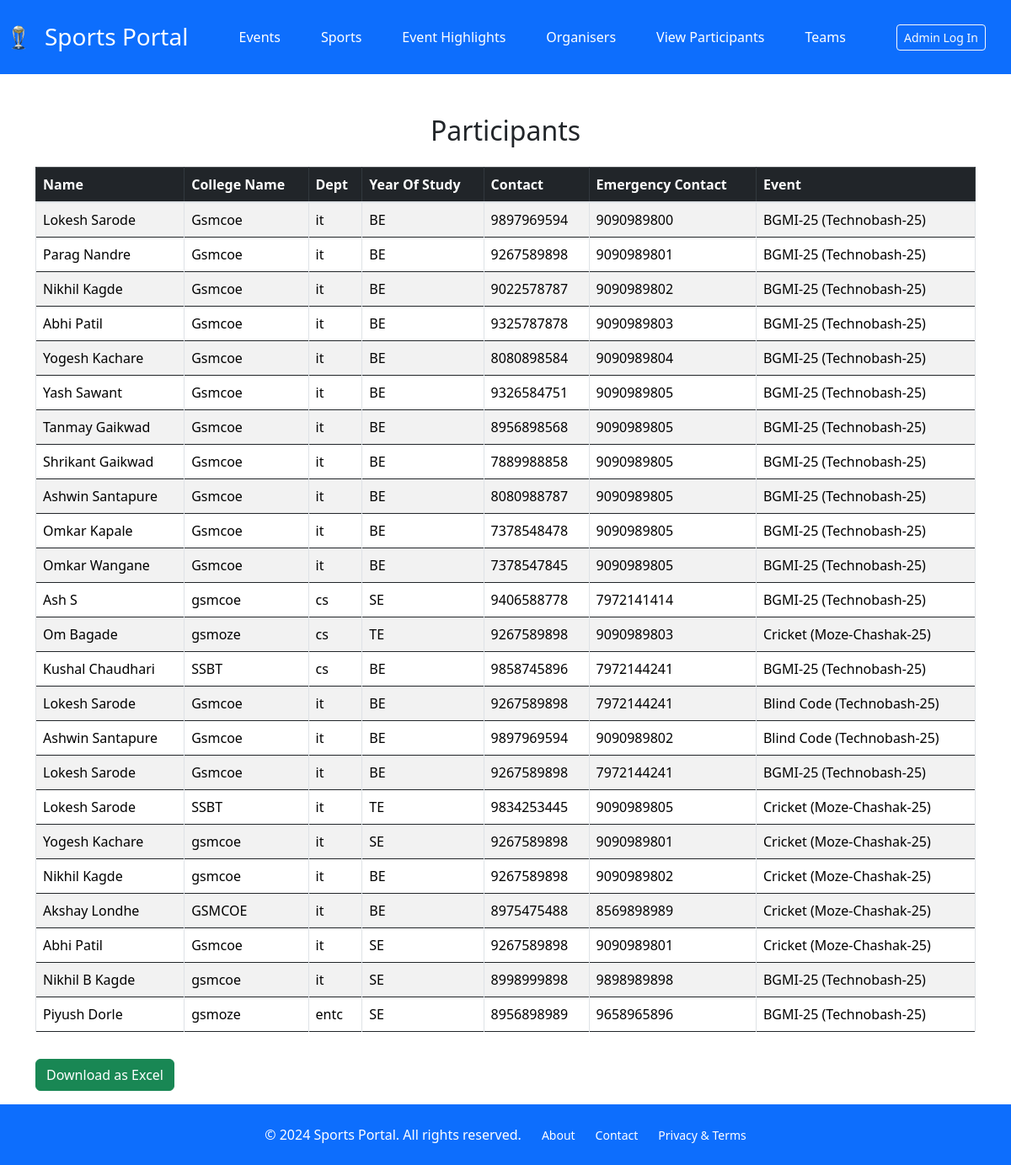
The page /registration/view-participants/ on the database its author committed.
### registrationapp/models.py (models this page shows, shortened)
class Participant(models.Model):
    DEPT_CHOICES = [
        ('cs', 'CS'),
        ('it', 'IT'),
        ('entc', 'ENTC'),
        ('civil', 'CIVIL'),
        ('mechanical', 'MECHANICAL'),
        ('aids', 'AIDS'),
        ('aiml', 'AIML'),
        ('mba', 'MBA'),
        ('mca', 'MCA'),
        ('pharmacy', 'PHARMACY'),
    ]
    YEAR_OF_STUDY = [
        ('fe', 'FE'),
        ('se', 'SE'),
        ('te', 'TE'),
        ('be', 'BE'),
    ]
    full_name = models.CharField(max_length=100)  # Name of the participant or team leader
    email = models.EmailField()  # Participant's email
    college_name = models.CharField(max_length=100)  # Name of the college
    dept = models.CharField(max_length=50, choices=DEPT_CHOICES, default="")
    year_of_study = models.CharField(max_length=2, choices=YEAR_OF_STUDY, default="")
    contact_number = models.CharField(max_length=10)  # Contact number
    emergency_contact = models.CharField(max_length=10)  # Contact number
    sub_event = models.ForeignKey(SubEvent, on_delete=models.CASCADE, related_name='participants')  # Linked to SubEvent
    payment_id = models.CharField(max_length=100, blank=True, null=True)
    class Meta:
        unique_together = ('email', 'sub_event')

### events/models.py (models this page shows, shortened)
class SubEvent(models.Model):
    main_event = models.ForeignKey(MainEvent, on_delete=models.CASCADE, related_name='sub_events')  # Linked to MainEvent
    dept = models.CharField(max_length=50, default="")
    name = models.CharField(max_length=100)  # Sub-event name (e.g., Cricket, Coding Competition)
    description = models.TextField(blank=True, null=True)  # Optional description of the sub-event
    date = models.DateField()  # Date of the sub-event
    time = models.TimeField()  # Time of the sub-event
    venue = models.CharField(max_length=200)  # Venue location
    fees = models.DecimalField(max_digits=10, decimal_places=2, default=0.00)
    def __str__(self):
        return f"{self.name} ({self.main_event.name})"

class MainEvent(models.Model):
    name = models.CharField(max_length=100)  # Main event name
    description = models.TextField(blank=True, null=True)  # Description of the main event
    start_date = models.DateField()  # Start date of the event
    end_date = models.DateField()  # End date of the event

### registrationapp/views.py (the view)
# urls.py: path('view-participants/', ParticipantListView.as_view(), name="view-participants"),
class ParticipantListView(ListView):
    model = Participant
    template_name = "view-participants.html"
    context_object_name = "view_participants"

### templates/view-participants.html (shortened to what this page needs)
{% extends "base.html" %}
{% block body %}
<div class="container mt-5">
    <h2 class="text-center mb-4">Participants</h2>
    <div class="table-responsive">
        <table class="table table-bordered table-striped">
            <thead class="table-dark">
                <tr>
                    <th>Name</th>
                    <th>College Name</th>
                    <th>Dept</th>
                    <th>Year Of Study</th>
                    <th>Contact</th>
                    <th>Emergency Contact</th>
                    <th>Event</th>
                </tr>
            </thead>
            <tbody>
                {% for participant in view_participants %}
                <tr>
                    <td>{{ participant.full_name }}</td>
                    <td>{{ participant.college_name }}</td>
                    <td>{{ participant.dept }}</td>
                    <td>{{ participant.year_of_study }}</td>
                    <td>{{ participant.contact_number }}</td>
                    <td>{{ participant.emergency_contact }}</td>
                    <td>{{ participant.sub_event }}</td>
                </tr>
                {% empty %}
                <tr>
                    <td colspan="5" class="text-center">No participants registered yet.</td>
                </tr>
                {% endfor %}
            </tbody>
        </table>
    </div>
    <a href="{% url 'download_participants_excel' %}" class="btn btn-success my-3">
        Download as Excel
    </a>
</div>
{% endblock body %}

### static/css/base.css (style rules this page uses)
:root { --primary-color: #3F52A1; --secondary-color: #7191E6; }
body { margin: 0; padding: 0; font-family: 'Montserrat', sans-serif; color: #000; display: flex; flex-direction: column; min-height: 100vh; }

### rows shown on the page
Participant: full_name "Lokesh Sarode", college_name "Gsmcoe", dept "it", year_of_study "BE", contact_number "9897969594", emergency_contact "9090989800", sub_event "BGMI-25 (Technobash-25)"
Participant: full_name "Parag Nandre", college_name "Gsmcoe", dept "it", year_of_study "BE", contact_number "9267589898", emergency_contact "9090989801", sub_event "BGMI-25 (Technobash-25)"
Participant: full_name "Nikhil Kagde", college_name "Gsmcoe", dept "it", year_of_study "BE", contact_number "9022578787", emergency_contact "9090989802", sub_event "BGMI-25 (Technobash-25)"
Participant: full_name "Abhi Patil", college_name "Gsmcoe", dept "it", year_of_study "BE", contact_number "9325787878", emergency_contact "9090989803", sub_event "BGMI-25 (Technobash-25)"
Participant: full_name "Yogesh Kachare", college_name "Gsmcoe", dept "it", year_of_study "BE", contact_number "8080898584", emergency_contact "9090989804", sub_event "BGMI-25 (Technobash-25)"
Participant: full_name "Yash Sawant", college_name "Gsmcoe", dept "it", year_of_study "BE", contact_number "9326584751", emergency_contact "9090989805", sub_event "BGMI-25 (Technobash-25)"
Participant: full_name "Tanmay Gaikwad", college_name "Gsmcoe", dept "it", year_of_study "BE", contact_number "8956898568", emergency_contact "9090989805", sub_event "BGMI-25 (Technobash-25)"
Participant: full_name "Shrikant Gaikwad", college_name "Gsmcoe", dept "it", year_of_study "BE", contact_number "7889988858", emergency_contact "9090989805", sub_event "BGMI-25 (Technobash-25)"
Participant: full_name "Ashwin Santapure", college_name "Gsmcoe", dept "it", year_of_study "BE", contact_number "8080988787", emergency_contact "9090989805", sub_event "BGMI-25 (Technobash-25)"
Participant: full_name "Omkar Kapale", college_name "Gsmcoe", dept "it", year_of_study "BE", contact_number "7378548478", emergency_contact "9090989805", sub_event "BGMI-25 (Technobash-25)"
Participant: full_name "Omkar Wangane", college_name "Gsmcoe", dept "it", year_of_study "BE", contact_number "7378547845", emergency_contact "9090989805", sub_event "BGMI-25 (Technobash-25)"
Participant: full_name "Ash S", college_name "gsmcoe", dept "cs", year_of_study "SE", contact_number "9406588778", emergency_contact "7972141414", sub_event "BGMI-25 (Technobash-25)"
Participant: full_name "Om Bagade", college_name "gsmoze", dept "cs", year_of_study "TE", contact_number "9267589898", emergency_contact "9090989803", sub_event "Cricket (Moze-Chashak-25)"
Participant: full_name "Kushal Chaudhari", college_name "SSBT", dept "cs", year_of_study "BE", contact_number "9858745896", emergency_contact "7972144241", sub_event "BGMI-25 (Technobash-25)"
Participant: full_name "Lokesh Sarode", college_name "Gsmcoe", dept "it", year_of_study "BE", contact_number "9267589898", emergency_contact "7972144241", sub_event "Blind Code (Technobash-25)"
Participant: full_name "Ashwin Santapure", college_name "Gsmcoe", dept "it", year_of_study "BE", contact_number "9897969594", emergency_contact "9090989802", sub_event "Blind Code (Technobash-25)"
Participant: full_name "Lokesh Sarode", college_name "Gsmcoe", dept "it", year_of_study "BE", contact_number "9267589898", emergency_contact "7972144241", sub_event "BGMI-25 (Technobash-25)"
Participant: full_name "Lokesh Sarode", college_name "SSBT", dept "it", year_of_study "TE", contact_number "9834253445", emergency_contact "9090989805", sub_event "Cricket (Moze-Chashak-25)"
Participant: full_name "Yogesh Kachare", college_name "gsmcoe", dept "it", year_of_study "SE", contact_number "9267589898", emergency_contact "9090989801", sub_event "Cricket (Moze-Chashak-25)"
Participant: full_name "Nikhil Kagde", college_name "gsmcoe", dept "it", year_of_study "BE", contact_number "9267589898", emergency_contact "9090989802", sub_event "Cricket (Moze-Chashak-25)"
Participant: full_name "Akshay Londhe", college_name "GSMCOE", dept "it", year_of_study "BE", contact_number "8975475488", emergency_contact "8569898989", sub_event "Cricket (Moze-Chashak-25)"
Participant: full_name "Abhi Patil", college_name "Gsmcoe", dept "it", year_of_study "SE", contact_number "9267589898", emergency_contact "9090989801", sub_event "Cricket (Moze-Chashak-25)"
Participant: full_name "Nikhil B Kagde", college_name "gsmcoe", dept "it", year_of_study "SE", contact_number "8998999898", emergency_contact "9898989898", sub_event "BGMI-25 (Technobash-25)"
Participant: full_name "Piyush Dorle", college_name "gsmoze", dept "entc", year_of_study "SE", contact_number "8956898989", emergency_contact "9658965896", sub_event "BGMI-25 (Technobash-25)"
